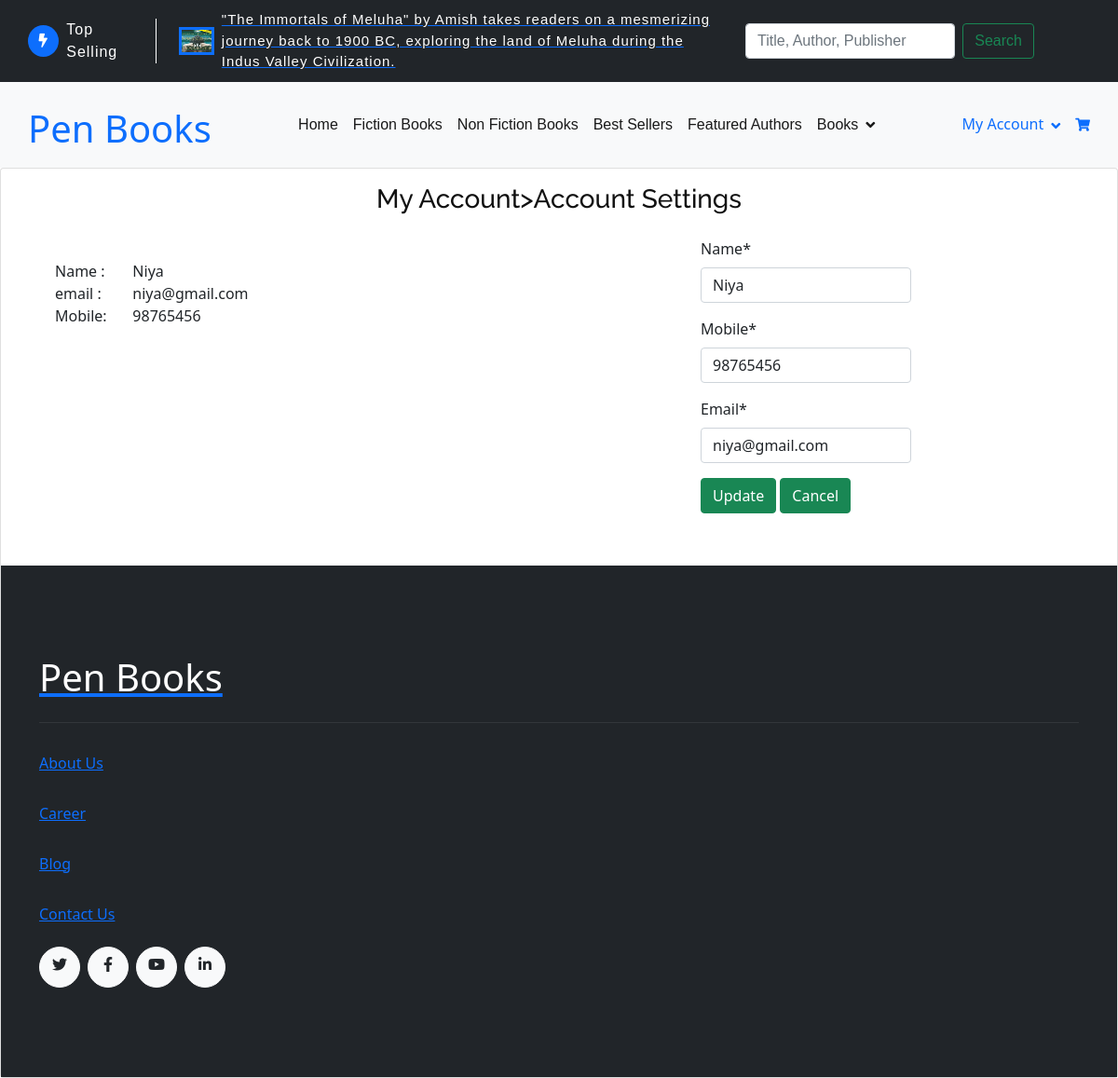
Screenshot of /updateaccount (signed in) with the database file from the repository.
### BooksApp/models.py (models this page shows, shortened)
class Customers(models.Model):
    user = models.OneToOneField(User, on_delete=models.CASCADE, primary_key=True, related_name='customer')
    name = models.CharField(max_length=30)
    mobile = models.IntegerField()
    email = models.EmailField()

### BooksApp/views.py (the view)
# urls.py: path('updateaccount', views.updateaccount, name='updateaccount'),
def updateaccount(request):
    data = Customers.objects.get(user=request.user)
    form = CustomerRegister(instance=data)
    if request.method == 'POST':
        form = CustomerRegister(request.POST, instance=data)
        if form.is_valid():
            form.save()
            return redirect('customer_index')
    return render(request, 'clientview.html', {'form': form, 'data': data})

### BooksApp/forms.py
class CustomerRegister(forms.ModelForm):
    class Meta:
        model = Customers
        exclude = ('user',)

### templates/clientview.html (shortened to what this page needs)
{% extends "themes1.html" %}
{% load static %}
{% load crispy_forms_tags %}
{%  block content  %}
 <link rel="stylesheet" href="{% static 'loginstyle.css' %}">
<body>
          <div class="card">
            <div class="card-body">
                <center>  <h3 class="card-title">My Account>Account Settings</h3></center>
                <div style="width:500px;height:100%;float:left;margin-left:30px;padding-top:40px">
                <form>
                    <div class="container">
                        <div class="form-group row">
                            <label class=" col -form-lable">Name : </label>
                            <div class="col-sm-10">
                                <label> {{ data.name }}</label>
                            </div>
                        </div>
                         <div class="form-group row">
                            <label class="col -form-lable">email : </label>
                            <div class="col-sm-10">
                                <label> {{ data.email }}</label>
                            </div>
                        </div>
                         <div class="form-group row">
                            <label class=" col -form-lable">Mobile: </label>
                            <div class="col-sm-10">
                                <label> {{ data.mobile }}</label>
                            </div>
                        </div>
                    </div>
                </form>
                </div>
                    <fieldset>
                        <div class="container-fluid" style="width:500px;height:100%">
                            <div class="row">
                                <div class="col-lg-3 col-md-3 col-sm-3 col-xs-12"></div>
                                     <div class="col-md-6 col-md-6 col-sm-6 col-xs-12">
                                        <div class="hpanel">
                                          <div class="panel-body">
                                            <form method="post" id="loginForm">
                                                <div class="row">
                                                     {{form|crispy}}
                                                </div>
                                                <button type="submit" class="btn btn-success" >
                                                 Update
                                                </button>
                                                  <button type="submit" class="btn btn-success" style="margin-right:16px">
                                                  Cancel
                                                  </button>
                                            </form>
                                        </div>
                                    </div>
        </div>
    </div>
</fieldset>
</div>
</body>
{% endblock %}

### static/css/style.css (style rules this page uses)
.btn { font-weight: 600; transition: .5s; }

### rows the page displays
Customers: name "Niya", email "niya@gmail.com", mobile "98765456"
